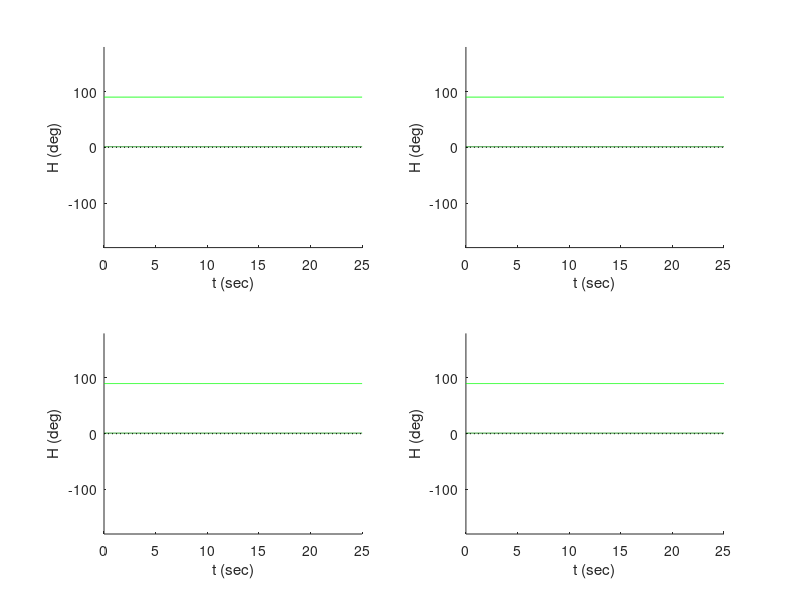

Write MATLAB code to recreate this figure.
%% control theory model of multisensory integration
% feedback control model with classical proportional-integral-derivative
% control of angular velocity/orientation. includes modality-specific
% processing delays. turn rate is poroportional to orientation error.

close all
clear all

% variable model parameters
Tw=.02;         % wind processing delay (sec)
Tv=.1;          % visual processing delay (sec)
k_i_v=0;        % visual integral weight
k_p_v=0;        % visual proportional weight
k_d_v=0;        % visual derivative weight
k_i_w=-0;       % wind integral weight
k_p_w=0;        % wind proportional weight
k_d_w=-0;       % wind derivative weight

% fixed simulation terms
numtrial=2;         % number of trial per fly to simulate
numfly=1;           % number of flies to simulate
Htw=180;            % wind target orientation
Htv=0;              % visual target orientation
t_end=25;           % trial duration (sec)
dt=0.02;            % time step (sec)

% define starting positions
if numtrial==2
    startpos=[1 90];
elseif numtrial==8
    startpos=(-135:45:180);
end

% main output variable = heading over time
% dimensions = (time, trial number, condition number, fly number)
H_t=zeros(t_end/dt,numtrial,4,numfly);
dH_t=zeros((t_end/dt)-1,numtrial,4,numfly);
delta_t_w=zeros((t_end/dt)-1,numtrial,4,numfly);
delta_t_v=zeros((t_end/dt)-1,numtrial,4,numfly);

% convert delays to samples
wind_delay=round(Tw/dt);
vis_delay=round(Tv/dt);

simfig=figure;
% main simulation
for fly=1:numfly
    for cond=1:4
        for trial=1:numtrial
            
            % initial conditions
            if numtrial==8 || numtrial==2
                H_t(1,trial,cond,fly)=startpos(trial);
            else
                H_t(1,trial,cond,fly)=-180+trial*(360/numtrial);
            end
            
            % sim loop
            for t=1:1:t_end/dt
                
                % calculate errors at appropriate delay
                % if not past delay length, assign no drive for modality
                % if not proper stimulus condition, assign no drive
                if t>wind_delay
                    if cond==2||cond==4
                        delta_w=mod(Htw-H_t(t-wind_delay,trial,cond,fly)+180,360)-180;
                    else
                        delta_w=0;
                    end
                else
                    delta_w=0;
                end
                if t>vis_delay
                    if cond==3||cond==4
                        delta_v=mod(Htv-H_t(t-vis_delay,trial,cond,fly)+180,360)-180;
                    else
                        delta_v=0;
                    end
                else
                    delta_v=0;
                end
                
                % proportional terms - current error
                dHp=k_p_w*delta_w+k_p_v*delta_v;
                
                % integral terms - full trial accumulated error
                if t==1
                    dHi=k_i_w*delta_w+k_i_v*delta_v;
                else
                    dHi=k_i_w*(delta_w+sum(delta_t_w(1:t-1,trial,cond,fly)))...
                        +k_i_v*(delta_v+sum(delta_t_v(1:t-1,trial,cond,fly)));
                end
                
                % derivative terms - instantaneous change in error
                if t==1
                    dHd=0;
                else
                    dHd=k_d_w*(delta_t_w(t-1,trial,cond,fly)-delta_w)...
                        +k_d_v*(delta_t_v(t-1,trial,cond,fly)-delta_v);
                end
                
                % compile terms and cap dH/dt
                dH=dHi+dHp+dHd;
                if dH>3
                    dH=3;
                elseif dH<-3
                    dH=-3;
                end
                
                % Heading update
                delta_t_w(t,trial,cond,fly)=delta_w;
                delta_t_v(t,trial,cond,fly)=delta_v;
                dH_t(t,trial,cond,fly)=dH;
                H_t(t+1,trial,cond,fly)=H_t(t,trial,cond,fly)+dH;
                H_t(t+1,trial,cond,fly)=mod(H_t(t+1,trial,cond,fly)+180,360)-180;
            end
        end
        if fly==numfly
            subplot(2,2,cond); hold on
            for kk=1:numtrial
                plot(0:dt:t_end,H_t(:,kk,cond,fly)',...
                    '-','Color',[0 kk/numtrial 0])
            end
            plot([0 t_end],[0 0],'k:')
            ylim([-180 180])
            xlim([0 t_end])
            ylabel('H (deg)')
            xlabel('t (sec)')
        end
    end
end

